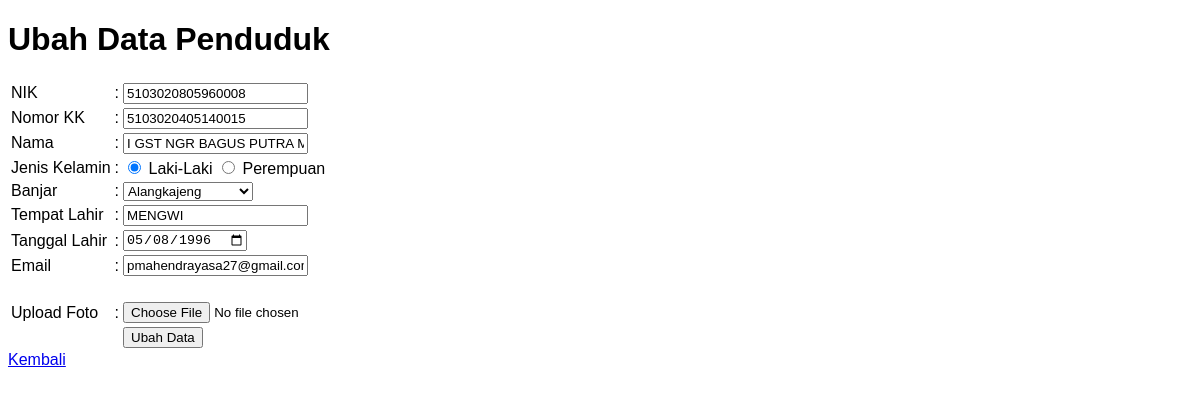
Before: /ubah.php?id=16 with the older database file.
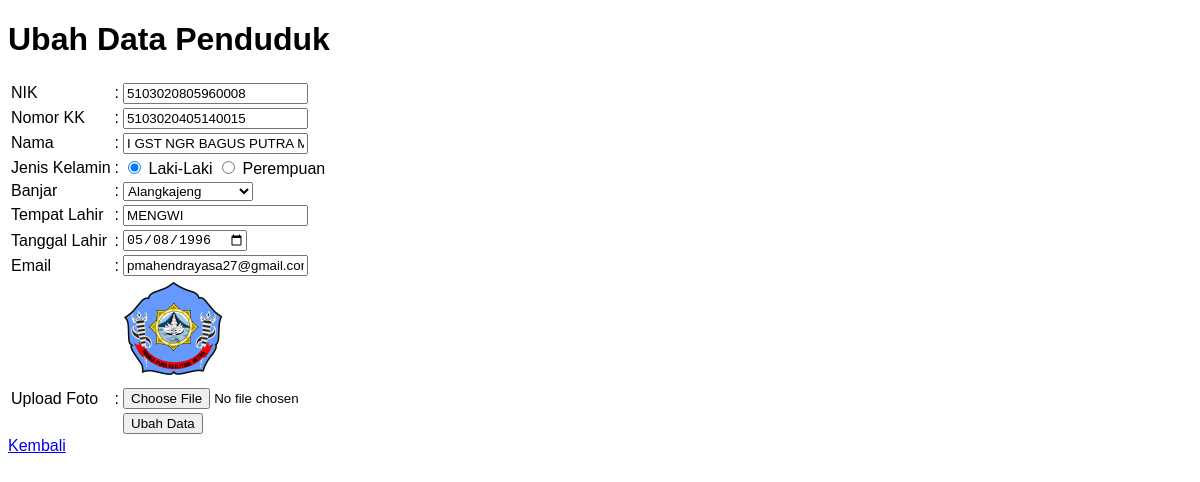
After: the same page with the newer database file.
### tables this page shows
CREATE TABLE `penduduk` (
  `id` int NOT NULL AUTO_INCREMENT,
  `nik` char(16) DEFAULT NULL,
  `nomor_kk` char(16) DEFAULT NULL,
  `nama` varchar(200) DEFAULT NULL,
  `jenis_kelamin` varchar(10) DEFAULT NULL,
  `banjar` varchar(50) DEFAULT NULL,
  `tempat_lahir` varchar(100) DEFAULT NULL,
  `tgl_lahir` date DEFAULT NULL,
  `email` varchar(75) DEFAULT NULL,
  `foto` varchar(100) DEFAULT NULL,
  PRIMARY KEY (`id`),
  UNIQUE KEY `nik` (`nik`)
);

CREATE TABLE `list_banjar` (
  `id` int NOT NULL AUTO_INCREMENT,
  `nama_banjar` varchar(25) NOT NULL,
  PRIMARY KEY (`id`),
  UNIQUE KEY `nama_banjar` (`nama_banjar`)
);

### functions/functions.php (called while the page is built, shortened)
<?php
require "./config/connections.php";
function query($query) {
  global $conn;
  $result = mysqli_query($conn, $query);
  $rows = [];
  while ($row = mysqli_fetch_assoc($result)) {
    $rows[] = $row;
  }
  return $rows;
}
?>

### ubah.php (the view, shortened to what this page needs)
<?php
require "./functions/functions.php";
$banjars = query("SELECT nama_banjar FROM list_banjar ORDER BY `list_banjar`.`id` ASC");
$id = $_GET["id"];
$data = query("SELECT * FROM penduduk WHERE id = $id")[0];
?>
<!DOCTYPE html>
<html lang="en">
<head>
</head>
<body>
  <h1>Ubah Data Penduduk</h1>
  <form action="" method="post" id="form_penduduk" enctype="multipart/form-data">
    <table>
      <tr>
        <td><label for="nik">NIK</label></td>
        <td>:</td>
        <td><input type="text" name="nik" id="nik" value="<?= $data["nik"]; ?>"></td>
      </tr>
      <tr>
        <td><label for="nomor_kk">Nomor KK</label></td>
        <td>:</td>
        <td><input type="text" name="nomor_kk" id="nomor_kk" value="<?= $data["nomor_kk"]; ?>"></td>
      </tr>
      <tr>
        <td><label for="nama">Nama</label></td>
        <td>:</td>
        <td><input type="text" name="nama" id="nama" value="<?= $data["nama"]; ?>"></td>
      </tr>
      <tr>
        <td><label for="jenis_kelamin">Jenis Kelamin</label></td>
        <td>:</td>
        <td>
          <input type="radio" id="laki-laki" name="jenis_kelamin" value="LAKI-LAKI" <?= ($data["jenis_kelamin"] == "LAKI-LAKI") ? "checked" : "" ?>>
          <label for="laki-laki">Laki-Laki</label>
          <input type="radio" id="perempuan" name="jenis_kelamin" value="PEREMPUAN" <?= ($data["jenis_kelamin"] == "PEREMPUAN") ? "checked" : "" ?>>
          <label for="perempuan">Perempuan</label>
        </td>
      </tr>
      <tr>
        <td><label for="banjar">Banjar</label></td>
        <td>:</td>
        <td>
          <select name="banjar" id="banjar" form="form_penduduk">
            <?php foreach ($banjars as $banjar) : ?>
              <option value=<?= strtoupper($banjar["nama_banjar"]); ?> <?= $data["banjar"] == strtoupper($banjar["nama_banjar"]) ? "selected" : "" ?>>
                <?= $banjar["nama_banjar"]; ?>
              </option>
            <?php endforeach ?>
          </select>
        </td>
      </tr>
      <tr>
        <td><label for="tempat_lahir">Tempat Lahir</label></td>
        <td>:</td>
        <td><input type="text" name="tempat_lahir" id="tempat_lahir" value="<?= $data["tempat_lahir"]; ?>"></td>
      </tr>
      <tr>
        <td><label for="tgl_lahir">Tanggal Lahir</label></td>
        <td>:</td>
        <td><input type="date" name="tgl_lahir" id="tgl_lahir" value="<?= $data["tgl_lahir"]; ?>"></td>
      </tr>
      <tr>
        <td><label for="email">Email</label></td>
        <td>:</td>
        <td><input type="text" name="email" id="email" value="<?= $data["email"]; ?>"></td>
      </tr>
      <tr>
        <td></td>
        <td></td>
        <td>
          <img src="usr/uploaded/foto/<?= $data["foto"]; ?>"  alt="<?= $data["foto"]; ?>" >
        </td>
      </tr>
      <tr>
        <td><label for="foto">Upload Foto</label></td>
        <td>:</td>
        <td><input type="file" name="foto" id="foto"></td>
      </tr>
      <tr>
        <td></td>
        <td></td>
        <td><button type="submit" name="submit">Ubah Data</button></td>
      </tr>
    </table>
  </form>
  <a href="index.php">Kembali</a>
</body>
</html>

### ubah.php (style rules this page uses)
html { font-family: 'Trebuchet MS', 'Lucida Sans Unicode', 'Lucida Grande', 'Lucida Sans', Arial, sans-serif; }

Changed rows visible on the page:
changed penduduk "I GST NGR BAGUS PUTRA MAHENDRA YASA": foto: picture added
